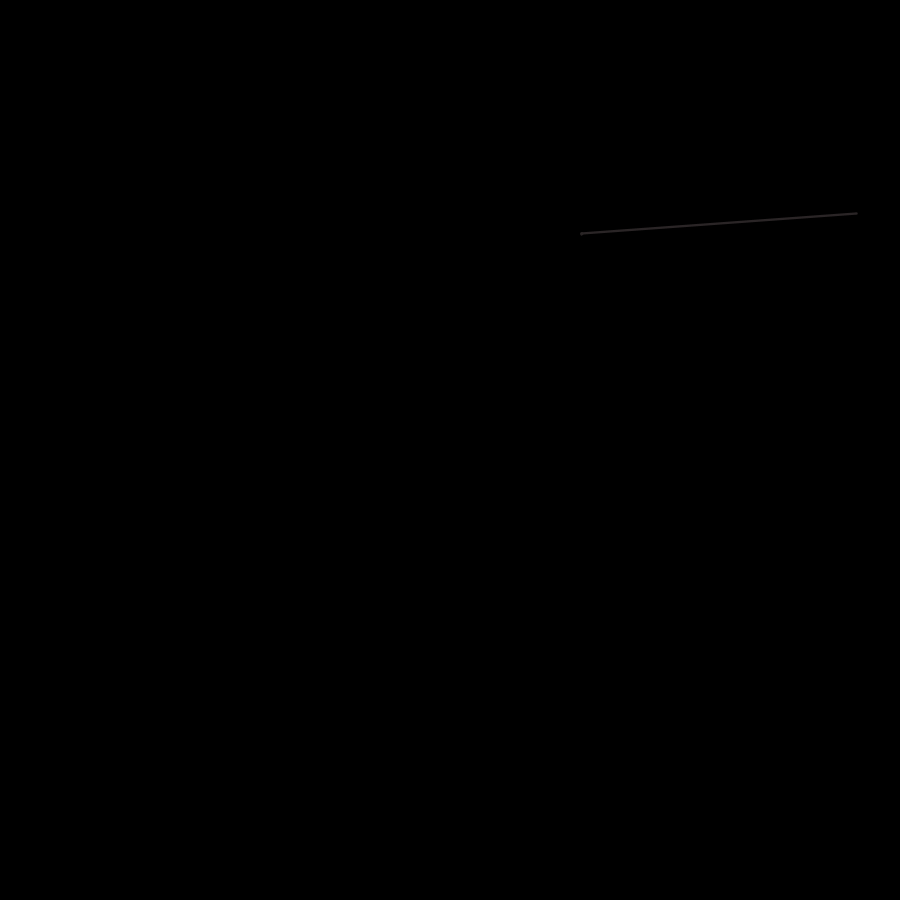
Frame 1 (no input)
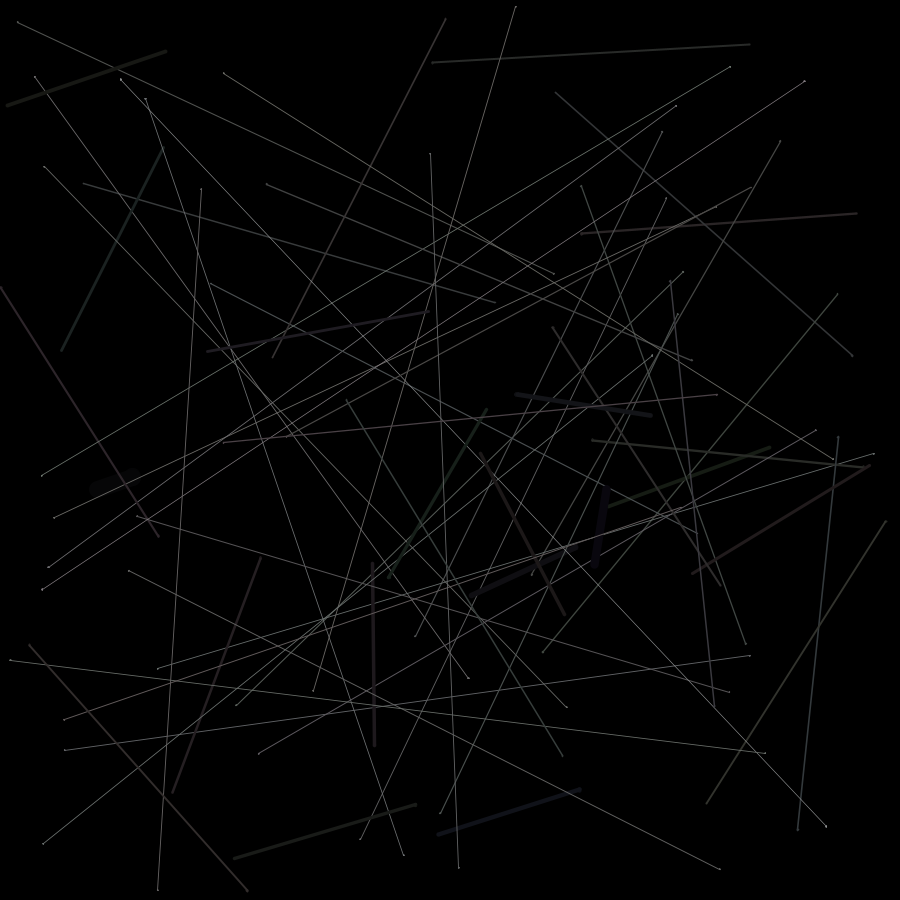
Frame 60 (the mouse pressed at the canvas centre just before this capture)
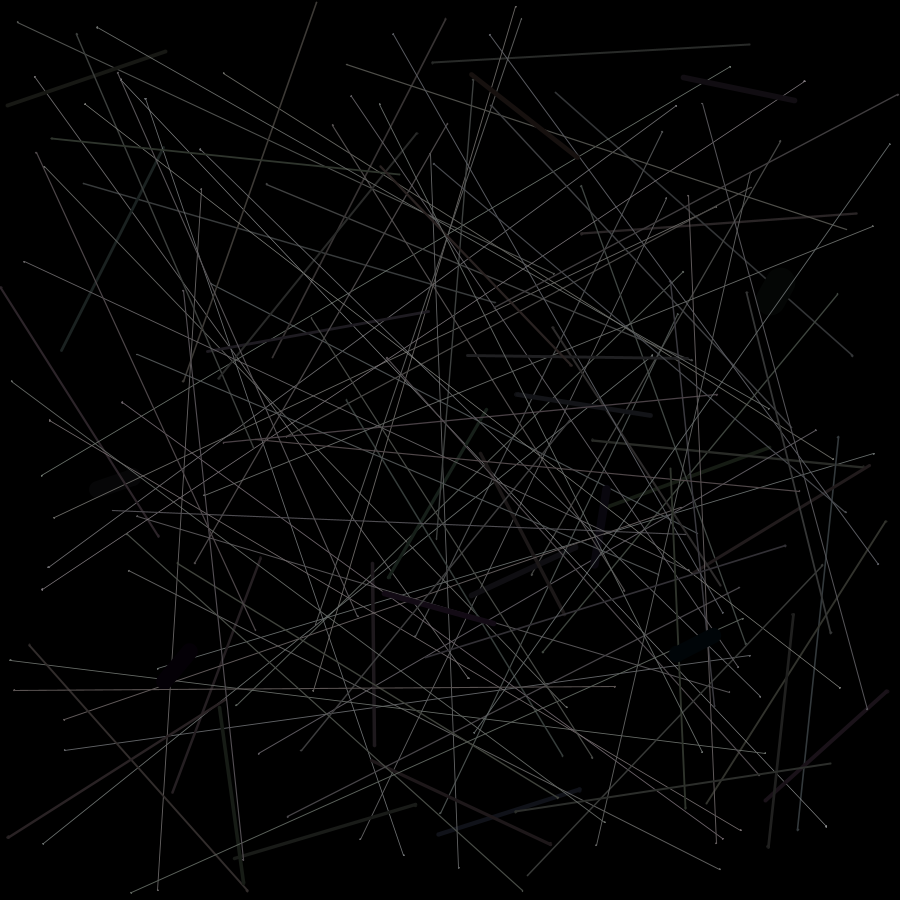
Frame 120 (the mouse held since frame 60 and released just before this capture)

The Processing sketch that drew these frames (run headless with seeded random() and noise(); from frame 60 on, the mouse is pressed at the canvas centre):

// Processing sketch: processing_180847
// ── processing_180847.pde

float a;
float b;
float c;
float d;
float cc;  
int x = 0; 
int toggle = 0; 
float mousePosX1 = 0;
float mousePosY1 = 0;
float mousePosX2 = 900;
float mousePosY2 = 900;
float re;
float bl;
float gr;
int counter = 0; 
int framerate = 10;
void setup() 
{
  size(900,900);
  background(0,0,0);
  textAlign(CENTER,CENTER); 
  frameRate(framerate); 
};

void draw() {
  fill(255,255,255);   
  keyboard();
  drawline(); 
  // toggle = toggle + 1; 
  //if (toggle >= 10000) {noLoop();}
}; 

void savef() {
  x = x + 1;
  save("drawline" + x);
} 

void keyPressed()
{  
  if (key == 's') {
    savef();  
    text("saved as drawline" + x + ".tif", width/2, height/2);
  };
  if (key == 'w') {
    background(0,0,0);  
    text("wiped", width/2, height/2 - 100); 
    counter = 0; 
  };
  if (key == 'c') {
     text("you have made" + counter + "random lines so far!", width/2, height/2); 
  }; 
} 



void keyboard() {
  if (key == 't') {
    mousePosX1 = mouseX;
    mousePosY1 = mouseY;
  }; 
  if (key == 'b') {
    mousePosX2 = mouseX;
    mousePosY2 = mouseY;
  };
  if (key == 'h') {text("press w to wipe and s to save the image to the computer",300,120);
  text("press or hold t to move the top left corner and b to move the bottom right corner",300,140);
}
}

float randomf(float PosA, float PosB) { 

  float randV = 0;
  if (PosB >= PosA) {
    randV = random(PosA, PosB);
  };
  if (PosA > PosB) {
    randV = random(PosB, PosA);
  }; 
  return randV;
} 

float mousePosf (float PosA, float PosB) { 

  float V = 0;
  if (PosB >= PosA) {
    V = PosB - PosA; 
  };
  if (PosA > PosB) {
    V = PosA - PosB; 
  }; 
  return V;
} 

void drawline() { 
  counter = counter + 1; 
  a =  randomf(mousePosX1, mousePosX2); 
  b =  randomf(mousePosY1, mousePosY2);
  c =  randomf(mousePosX1, mousePosX2); 
  d =  randomf(mousePosY1, mousePosY2);
  cc = sqrt(sq(c-a)+sq(d-b)) * (256.0/ (mousePosf(mousePosX1,mousePosX2) + mousePosf(mousePosY1,mousePosY2)  ));
  strokeWeight((mousePosf(mousePosX1,mousePosX2) + mousePosf(mousePosY1,mousePosY2))/(cc*20)); 
  re = cc + random(-5,5);
  bl = cc + random(-5,5);
  gr = cc + random(-5,5);
  fill(re,bl,gr);
  stroke(re,bl,gr); 
  ellipse(a,b,cc/100,cc/100); 
  ellipse(c,d,cc/100,cc/100); 
  line(a, b, c, d);
} 
